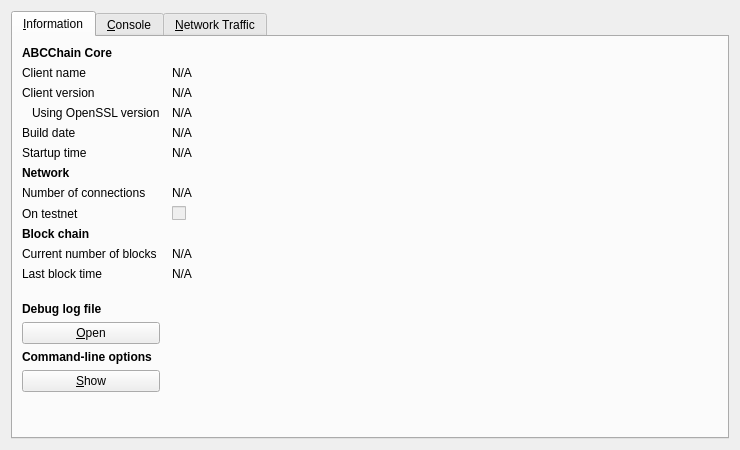
<?xml version="1.0" encoding="UTF-8"?>
<ui version="4.0">
 <class>RPCConsole</class>
 <widget class="QDialog" name="RPCConsole">
  <property name="geometry">
   <rect>
    <x>0</x>
    <y>0</y>
    <width>740</width>
    <height>450</height>
   </rect>
  </property>
  <property name="windowTitle">
   <string>ABCChain - Debug window</string>
  </property>
  <layout class="QVBoxLayout" name="verticalLayout_2">
   <item>
    <widget class="QTabWidget" name="tabWidget">
     <property name="currentIndex">
      <number>0</number>
     </property>
     <widget class="QWidget" name="tab_info">
      <attribute name="title">
       <string>&amp;Information</string>
      </attribute>
      <layout class="QGridLayout" name="gridLayout" columnstretch="0,1">
       <property name="horizontalSpacing">
        <number>12</number>
       </property>
       <item row="0" column="0">
        <widget class="QLabel" name="label_9">
         <property name="font">
          <font>
           <weight>75</weight>
           <bold>true</bold>
          </font>
         </property>
         <property name="text">
          <string>ABCChain Core</string>
         </property>
        </widget>
       </item>
       <item row="1" column="0">
        <widget class="QLabel" name="label_5">
         <property name="text">
          <string>Client name</string>
         </property>
        </widget>
       </item>
       <item row="1" column="1">
        <widget class="QLabel" name="clientName">
         <property name="cursor">
          <cursorShape>IBeamCursor</cursorShape>
         </property>
         <property name="text">
          <string>N/A</string>
         </property>
         <property name="textFormat">
          <enum>Qt::PlainText</enum>
         </property>
         <property name="textInteractionFlags">
          <set>Qt::LinksAccessibleByMouse|Qt::TextSelectableByKeyboard|Qt::TextSelectableByMouse</set>
         </property>
        </widget>
       </item>
       <item row="2" column="0">
        <widget class="QLabel" name="label_6">
         <property name="text">
          <string>Client version</string>
         </property>
        </widget>
       </item>
       <item row="2" column="1">
        <widget class="QLabel" name="clientVersion">
         <property name="cursor">
          <cursorShape>IBeamCursor</cursorShape>
         </property>
         <property name="text">
          <string>N/A</string>
         </property>
         <property name="textFormat">
          <enum>Qt::PlainText</enum>
         </property>
         <property name="textInteractionFlags">
          <set>Qt::LinksAccessibleByMouse|Qt::TextSelectableByKeyboard|Qt::TextSelectableByMouse</set>
         </property>
        </widget>
       </item>
       <item row="3" column="0">
        <widget class="QLabel" name="label_14">
         <property name="text">
          <string>Using OpenSSL version</string>
         </property>
         <property name="indent">
          <number>10</number>
         </property>
        </widget>
       </item>
       <item row="3" column="1">
        <widget class="QLabel" name="openSSLVersion">
         <property name="cursor">
          <cursorShape>IBeamCursor</cursorShape>
         </property>
         <property name="text">
          <string>N/A</string>
         </property>
         <property name="textFormat">
          <enum>Qt::PlainText</enum>
         </property>
         <property name="textInteractionFlags">
          <set>Qt::LinksAccessibleByMouse|Qt::TextSelectableByKeyboard|Qt::TextSelectableByMouse</set>
         </property>
        </widget>
       </item>
       <item row="4" column="0">
        <widget class="QLabel" name="label_12">
         <property name="text">
          <string>Build date</string>
         </property>
        </widget>
       </item>
       <item row="4" column="1">
        <widget class="QLabel" name="buildDate">
         <property name="cursor">
          <cursorShape>IBeamCursor</cursorShape>
         </property>
         <property name="text">
          <string>N/A</string>
         </property>
         <property name="textFormat">
          <enum>Qt::PlainText</enum>
         </property>
         <property name="textInteractionFlags">
          <set>Qt::LinksAccessibleByMouse|Qt::TextSelectableByKeyboard|Qt::TextSelectableByMouse</set>
         </property>
        </widget>
       </item>
       <item row="5" column="0">
        <widget class="QLabel" name="label_13">
         <property name="text">
          <string>Startup time</string>
         </property>
        </widget>
       </item>
       <item row="5" column="1">
        <widget class="QLabel" name="startupTime">
         <property name="cursor">
          <cursorShape>IBeamCursor</cursorShape>
         </property>
         <property name="text">
          <string>N/A</string>
         </property>
         <property name="textFormat">
          <enum>Qt::PlainText</enum>
         </property>
         <property name="textInteractionFlags">
          <set>Qt::LinksAccessibleByMouse|Qt::TextSelectableByKeyboard|Qt::TextSelectableByMouse</set>
         </property>
        </widget>
       </item>
       <item row="6" column="0">
        <widget class="QLabel" name="label_11">
         <property name="font">
          <font>
           <weight>75</weight>
           <bold>true</bold>
          </font>
         </property>
         <property name="text">
          <string>Network</string>
         </property>
        </widget>
       </item>
       <item row="7" column="0">
        <widget class="QLabel" name="label_7">
         <property name="text">
          <string>Number of connections</string>
         </property>
        </widget>
       </item>
       <item row="7" column="1">
        <widget class="QLabel" name="numberOfConnections">
         <property name="cursor">
          <cursorShape>IBeamCursor</cursorShape>
         </property>
         <property name="text">
          <string>N/A</string>
         </property>
         <property name="textFormat">
          <enum>Qt::PlainText</enum>
         </property>
         <property name="textInteractionFlags">
          <set>Qt::LinksAccessibleByMouse|Qt::TextSelectableByKeyboard|Qt::TextSelectableByMouse</set>
         </property>
        </widget>
       </item>
       <item row="8" column="0">
        <widget class="QLabel" name="label_8">
         <property name="text">
          <string>On testnet</string>
         </property>
        </widget>
       </item>
       <item row="8" column="1">
        <widget class="QCheckBox" name="isTestNet">
         <property name="enabled">
          <bool>false</bool>
         </property>
         <property name="text">
          <string/>
         </property>
        </widget>
       </item>
       <item row="9" column="0">
        <widget class="QLabel" name="label_10">
         <property name="font">
          <font>
           <weight>75</weight>
           <bold>true</bold>
          </font>
         </property>
         <property name="text">
          <string>Block chain</string>
         </property>
        </widget>
       </item>
       <item row="10" column="0">
        <widget class="QLabel" name="label_3">
         <property name="text">
          <string>Current number of blocks</string>
         </property>
        </widget>
       </item>
       <item row="10" column="1">
        <widget class="QLabel" name="numberOfBlocks">
         <property name="cursor">
          <cursorShape>IBeamCursor</cursorShape>
         </property>
         <property name="text">
          <string>N/A</string>
         </property>
         <property name="textFormat">
          <enum>Qt::PlainText</enum>
         </property>
         <property name="textInteractionFlags">
          <set>Qt::LinksAccessibleByMouse|Qt::TextSelectableByKeyboard|Qt::TextSelectableByMouse</set>
         </property>
        </widget>
       </item>
       <item row="11" column="0">
        <widget class="QLabel" name="label_2">
         <property name="text">
          <string>Last block time</string>
         </property>
        </widget>
       </item>
       <item row="11" column="1">
        <widget class="QLabel" name="lastBlockTime">
         <property name="cursor">
          <cursorShape>IBeamCursor</cursorShape>
         </property>
         <property name="text">
          <string>N/A</string>
         </property>
         <property name="textFormat">
          <enum>Qt::PlainText</enum>
         </property>
         <property name="textInteractionFlags">
          <set>Qt::LinksAccessibleByMouse|Qt::TextSelectableByKeyboard|Qt::TextSelectableByMouse</set>
         </property>
        </widget>
       </item>
       <item row="12" column="0">
        <spacer name="verticalSpacer_2">
         <property name="orientation">
          <enum>Qt::Vertical</enum>
         </property>
         <property name="sizeHint" stdset="0">
          <size>
           <width>20</width>
           <height>20</height>
          </size>
         </property>
        </spacer>
       </item>
       <item row="13" column="0">
        <widget class="QLabel" name="labelDebugLogfile">
         <property name="font">
          <font>
           <weight>75</weight>
           <bold>true</bold>
          </font>
         </property>
         <property name="text">
          <string>Debug log file</string>
         </property>
        </widget>
       </item>
       <item row="14" column="0">
        <widget class="QPushButton" name="openDebugLogfileButton">
         <property name="toolTip">
          <string>Open the ABCChain debug log file from the current data directory. This can take a few seconds for large log files.</string>
         </property>
         <property name="text">
          <string>&amp;Open</string>
         </property>
         <property name="autoDefault">
          <bool>false</bool>
         </property>
        </widget>
       </item>
       <item row="15" column="0">
        <widget class="QLabel" name="labelCLOptions">
         <property name="font">
          <font>
           <weight>75</weight>
           <bold>true</bold>
          </font>
         </property>
         <property name="text">
          <string>Command-line options</string>
         </property>
        </widget>
       </item>
       <item row="16" column="0">
        <widget class="QPushButton" name="showCLOptionsButton">
         <property name="toolTip">
          <string>Show the ABCChain-Qt help message to get a list with possible ABCChain command-line options.</string>
         </property>
         <property name="text">
          <string>&amp;Show</string>
         </property>
         <property name="autoDefault">
          <bool>false</bool>
         </property>
        </widget>
       </item>
       <item row="17" column="0">
        <spacer name="verticalSpacer">
         <property name="orientation">
          <enum>Qt::Vertical</enum>
         </property>
         <property name="sizeHint" stdset="0">
          <size>
           <width>20</width>
           <height>40</height>
          </size>
         </property>
        </spacer>
       </item>
      </layout>
     </widget>
     <widget class="QWidget" name="tab_console">
      <attribute name="title">
       <string>&amp;Console</string>
      </attribute>
      <layout class="QVBoxLayout" name="verticalLayout_3">
       <property name="spacing">
        <number>3</number>
       </property>
       <item>
        <widget class="QTextEdit" name="messagesWidget">
         <property name="minimumSize">
          <size>
           <width>0</width>
           <height>100</height>
          </size>
         </property>
         <property name="readOnly">
          <bool>true</bool>
         </property>
         <property name="tabKeyNavigation" stdset="0">
          <bool>false</bool>
         </property>
         <property name="columnCount" stdset="0">
          <number>2</number>
         </property>
        </widget>
       </item>
       <item>
        <layout class="QHBoxLayout" name="horizontalLayout">
         <property name="spacing">
          <number>3</number>
         </property>
         <item>
          <widget class="QLabel" name="label">
           <property name="text">
            <string notr="true">&gt;</string>
           </property>
          </widget>
         </item>
         <item>
          <widget class="QLineEdit" name="lineEdit"/>
         </item>
         <item>
          <widget class="QPushButton" name="clearButton">
           <property name="maximumSize">
            <size>
             <width>24</width>
             <height>24</height>
            </size>
           </property>
           <property name="toolTip">
            <string>Clear console</string>
           </property>
           <property name="text">
            <string/>
           </property>
           <property name="icon">
            <iconset resource="../bitcoin.qrc">
             <normaloff>:/icons/remove</normaloff>:/icons/remove</iconset>
           </property>
           <property name="shortcut">
            <string notr="true">Ctrl+L</string>
           </property>
           <property name="autoDefault">
            <bool>false</bool>
           </property>
          </widget>
         </item>
        </layout>
       </item>
      </layout>
     </widget>
     <widget class="QWidget" name="tab">
      <attribute name="title">
       <string>&amp;Network Traffic</string>
      </attribute>
      <layout class="QHBoxLayout" name="horizontalLayout_3">
       <item>
        <layout class="QVBoxLayout" name="verticalLayout_4">
         <item>
          <widget class="TrafficGraphWidget" name="trafficGraph" native="true">
           <property name="sizePolicy">
            <sizepolicy hsizetype="Expanding" vsizetype="Expanding">
             <horstretch>0</horstretch>
             <verstretch>0</verstretch>
            </sizepolicy>
           </property>
          </widget>
         </item>
         <item>
          <layout class="QHBoxLayout" name="horizontalLayout_2">
           <item>
            <widget class="QSlider" name="sldGraphRange">
             <property name="minimum">
              <number>1</number>
             </property>
             <property name="maximum">
              <number>288</number>
             </property>
             <property name="pageStep">
              <number>12</number>
             </property>
             <property name="value">
              <number>6</number>
             </property>
             <property name="orientation">
              <enum>Qt::Horizontal</enum>
             </property>
            </widget>
           </item>
           <item>
            <widget class="QLabel" name="lblGraphRange">
             <property name="minimumSize">
              <size>
               <width>100</width>
               <height>0</height>
              </size>
             </property>
             <property name="alignment">
              <set>Qt::AlignCenter</set>
             </property>
            </widget>
           </item>
           <item>
            <widget class="QPushButton" name="btnClearTrafficGraph">
             <property name="text">
              <string>&amp;Clear</string>
             </property>
            </widget>
           </item>
          </layout>
         </item>
        </layout>
       </item>
       <item>
        <layout class="QVBoxLayout" name="verticalLayout">
         <item>
          <widget class="QGroupBox" name="groupBox">
           <property name="title">
            <string>Totals</string>
           </property>
           <layout class="QVBoxLayout" name="verticalLayout_5">
            <item>
             <layout class="QHBoxLayout" name="horizontalLayout_4">
              <item>
               <widget class="Line" name="line">
                <property name="sizePolicy">
                 <sizepolicy hsizetype="Fixed" vsizetype="Fixed">
                  <horstretch>0</horstretch>
                  <verstretch>0</verstretch>
                 </sizepolicy>
                </property>
                <property name="minimumSize">
                 <size>
                  <width>10</width>
                  <height>0</height>
                 </size>
                </property>
                <property name="palette">
                 <palette>
                  <active>
                   <colorrole role="Light">
                    <brush brushstyle="SolidPattern">
                     <color alpha="255">
                      <red>0</red>
                      <green>255</green>
                      <blue>0</blue>
                     </color>
                    </brush>
                   </colorrole>
                  </active>
                  <inactive>
                   <colorrole role="Light">
                    <brush brushstyle="SolidPattern">
                     <color alpha="255">
                      <red>0</red>
                      <green>255</green>
                      <blue>0</blue>
                     </color>
                    </brush>
                   </colorrole>
                  </inactive>
                  <disabled>
                   <colorrole role="Light">
                    <brush brushstyle="SolidPattern">
                     <color alpha="255">
                      <red>0</red>
                      <green>255</green>
                      <blue>0</blue>
                     </color>
                    </brush>
                   </colorrole>
                  </disabled>
                 </palette>
                </property>
                <property name="orientation">
                 <enum>Qt::Horizontal</enum>
                </property>
               </widget>
              </item>
              <item>
               <widget class="QLabel" name="label_16">
                <property name="text">
                 <string>In:</string>
                </property>
               </widget>
              </item>
              <item>
               <widget class="QLabel" name="lblBytesIn">
                <property name="minimumSize">
                 <size>
                  <width>50</width>
                  <height>0</height>
                 </size>
                </property>
                <property name="alignment">
                 <set>Qt::AlignRight|Qt::AlignTrailing|Qt::AlignVCenter</set>
                </property>
               </widget>
              </item>
             </layout>
            </item>
            <item>
             <layout class="QHBoxLayout" name="horizontalLayout_5">
              <item>
               <widget class="Line" name="line_2">
                <property name="sizePolicy">
                 <sizepolicy hsizetype="Fixed" vsizetype="Fixed">
                  <horstretch>0</horstretch>
                  <verstretch>0</verstretch>
                 </sizepolicy>
                </property>
                <property name="minimumSize">
                 <size>
                  <width>10</width>
                  <height>0</height>
                 </size>
                </property>
                <property name="palette">
                 <palette>
                  <active>
                   <colorrole role="Light">
                    <brush brushstyle="SolidPattern">
                     <color alpha="255">
                      <red>255</red>
                      <green>0</green>
                      <blue>0</blue>
                     </color>
                    </brush>
                   </colorrole>
                  </active>
                  <inactive>
                   <colorrole role="Light">
                    <brush brushstyle="SolidPattern">
                     <color alpha="255">
                      <red>255</red>
                      <green>0</green>
                      <blue>0</blue>
                     </color>
                    </brush>
                   </colorrole>
                  </inactive>
                  <disabled>
                   <colorrole role="Light">
                    <brush brushstyle="SolidPattern">
                     <color alpha="255">
                      <red>255</red>
                      <green>0</green>
                      <blue>0</blue>
                     </color>
                    </brush>
                   </colorrole>
                  </disabled>
                 </palette>
                </property>
                <property name="orientation">
                 <enum>Qt::Horizontal</enum>
                </property>
               </widget>
              </item>
              <item>
               <widget class="QLabel" name="label_17">
                <property name="text">
                 <string>Out:</string>
                </property>
               </widget>
              </item>
              <item>
               <widget class="QLabel" name="lblBytesOut">
                <property name="minimumSize">
                 <size>
                  <width>50</width>
                  <height>0</height>
                 </size>
                </property>
                <property name="alignment">
                 <set>Qt::AlignRight|Qt::AlignTrailing|Qt::AlignVCenter</set>
                </property>
               </widget>
              </item>
             </layout>
            </item>
            <item>
             <spacer name="verticalSpacer_4">
              <property name="orientation">
               <enum>Qt::Vertical</enum>
              </property>
              <property name="sizeHint" stdset="0">
               <size>
                <width>20</width>
                <height>407</height>
               </size>
              </property>
             </spacer>
            </item>
           </layout>
          </widget>
         </item>
        </layout>
       </item>
      </layout>
     </widget>
    </widget>
   </item>
  </layout>
 </widget>
 <customwidgets>
  <customwidget>
   <class>TrafficGraphWidget</class>
   <extends>QWidget</extends>
   <header>trafficgraphwidget.h</header>
   <container>1</container>
   <slots>
    <slot>clear()</slot>
   </slots>
  </customwidget>
 </customwidgets>
 <resources>
  <include location="../bitcoin.qrc"/>
 </resources>
 <connections/>
</ui>
